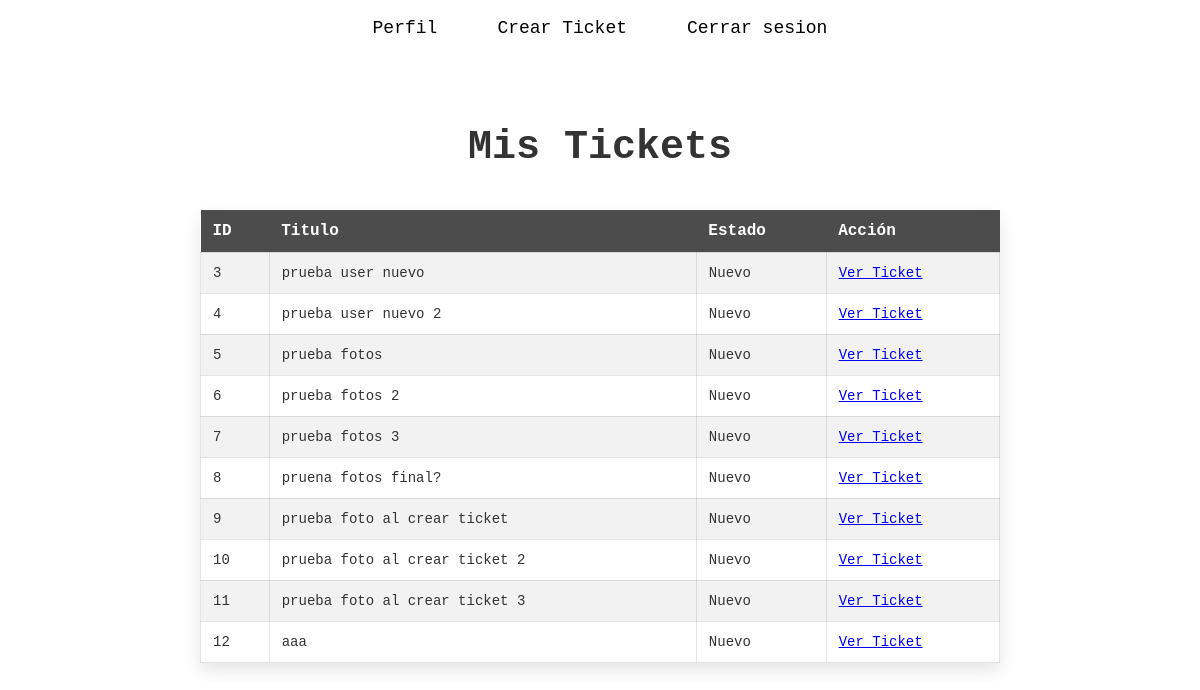
Before: /SAS_tickets/tickets/ (signed in) with the older database file.
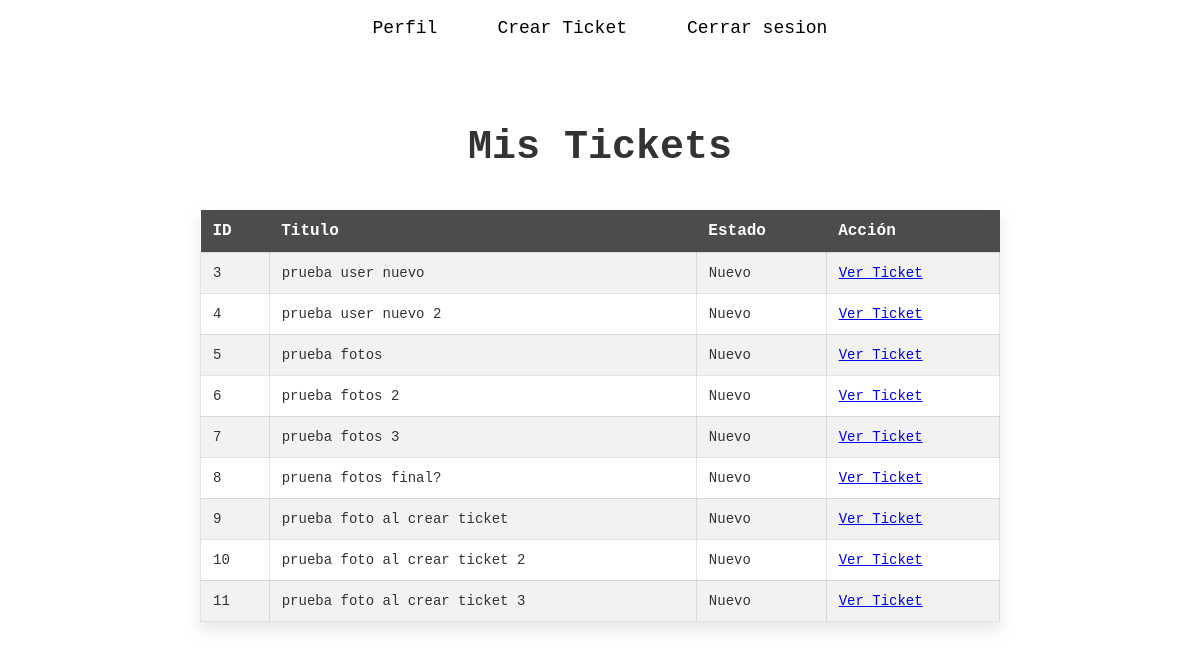
After: the same page with the newer database file.
### SAS_tickets/models.py (models this page shows, shortened)
class Ticket(models.Model):
    id_ticket    = models.AutoField(db_column='id_ticket', primary_key=True)
    titulo       = models.CharField(max_length=50, blank=False, null=False)
    fecha        = models.DateTimeField(auto_now_add=True)
    user         = models.ForeignKey(User, on_delete=models.CASCADE, related_name='tickets_as_user')
    tecnico      = models.ForeignKey(User, on_delete=models.CASCADE, null=True, blank=True, related_name='tickets_as_technician')
    id_categoria = models.ForeignKey('Categoria', on_delete=models.CASCADE, db_column='id_categoria')
    id_prioridad = models.ForeignKey('SLA', on_delete=models.CASCADE, db_column='id_prioridad')
    id_estado    = models.ForeignKey('Estado_Ticket', on_delete=models.CASCADE, db_column='id_estado')

class Estado_Ticket(models.Model):
    id_estado = models.AutoField(db_column='id_estado', primary_key=True)
    estado    = models.CharField(max_length=50, blank=False, null=False)

### SAS_tickets/views.py (the view)
# urls.py: path('tickets/', views.tickets, name="tickets"),
@login_required
def tickets(request):
    tickets = Ticket.objects.filter(user=request.user)
    context = {
        "tickets": tickets
    }
    return render(request,'SAS_tickets/tickets.html', context)

### SAS_tickets/templates/SAS_tickets/tickets.html (shortened to what this page needs)
{% load static %}
<!DOCTYPE html>
<html lang="en">
<head>
    <link rel="stylesheet" href="{% static 'tickets.css' %}">
</head>
<body>
    <header>
        <nav class="navbar">
            <ul class="nav-list">
                <li><a href="{% url 'perfil' %}">Perfil</a></li>
                <li><a href="{% url 'crear_ticket' %}">Crear Ticket</a></li>
                <li><a href="#">Cerrar sesion</a></li>
            </ul>
        </nav>
    </header>
    <div class="content">
        <h1>Mis Tickets</h1>
        <div class="table-container">
            <table>
                <tr>
                    <th>ID</th>
                    <th>Titulo</th>
                    <th>Estado</th>
                    <th>Acción</th>
                </tr>
                {% for ticket in tickets %}
                    <tr>
                        <td>{{ticket.id_ticket}}</td>
                        <td>{{ticket.titulo}}</td>
                        <td>{{ticket.id_estado.estado}}</td>
                        <td><a href="{% url 'ver_ticket' ticket.id_ticket %}">Ver Ticket</a></td>
                    </tr>
                {% endfor %}
            </table>
        </div>
    </div>
</body>
</html>

Changed rows visible on the page:
removed Ticket: id_ticket "12", titulo "aaa", id_estado.estado "Nuevo"
